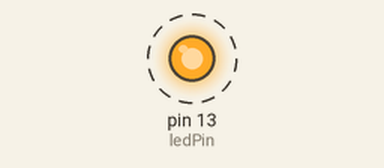
A sketch run on a simulated Arduino Uno, built with avr-gcc and run on an emulated ATmega328P. Parts: output pins drawn as LEDs (lit = HIGH). Dashed ring = blinking.

Above: at 0.2 s.
Timing chart, 0 to 4.6 s (numbered marks = the images above):
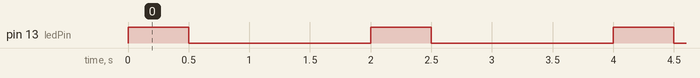

Measured:
- by itself, pin 13 (ledPin): alternates HIGH for 0.50 s and LOW for 1.5 s

The sketch:

sketch_feb21a.ino
```cpp
int ledPin=13;

void setup() {
  pinMode (ledPin,HIGH);

}

void loop() {
digitalWrite (ledPin,HIGH);
delay (500);
digitalWrite (ledPin,LOW);
delay (1500);
}
```
